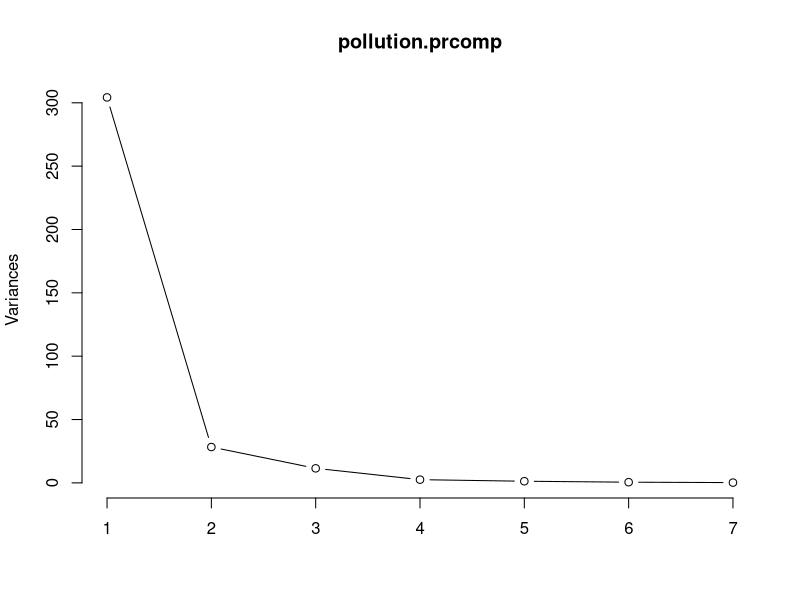
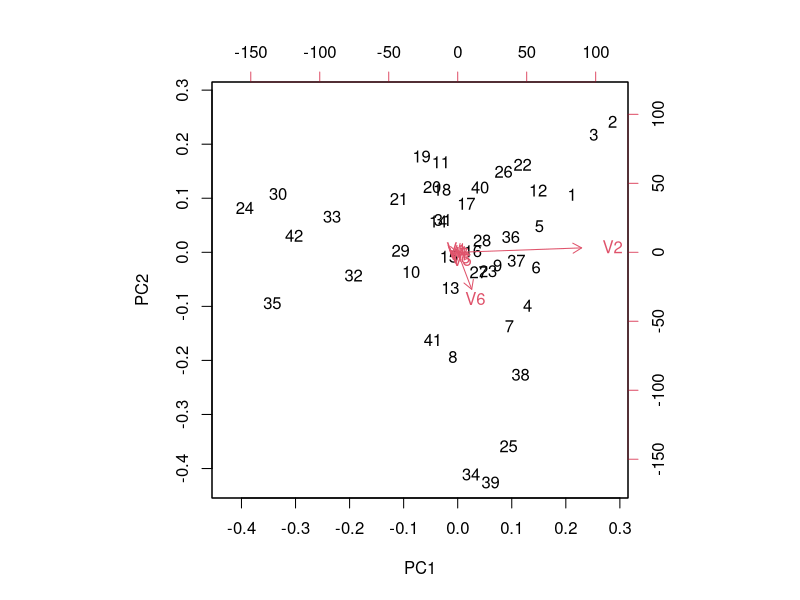

Reproduce these figures in R, in order.
#################### 5a ############################################
##		i. Construct the sample principal components	      ##
##		ii. Determine the proportion of the total sample      ##
##		    variance explained by the first                   ##
##		    few principal components.                         ##
####################################################################

	# clear workspace variables 
	# to avoid potential problems of refering to wrong dataset 
		rm(list=ls(all=TRUE));  

	# if the dataset contains variables names, use header = TRUE
	# data = read.csv(mydata.data', header = TRUE, sep = ",");

		houston = read.table('airpollution.data', sep = ",");
		pollution.prcomp = prcomp(houston);
		print(pollution.prcomp);		
		summary(pollution.prcomp);

		print(round(pollution.prcomp$sdev^2,2));

	# produces a screeplot
	# plot(pollution.prcomp);
		plot(pollution.prcomp, type="lines");
	
	# produces a biplot
		biplot(pollution.prcomp);

